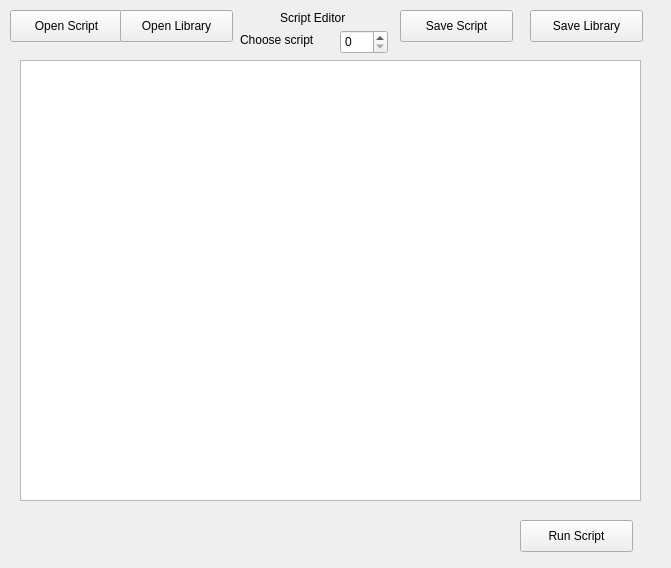
<?xml version="1.0" encoding="UTF-8"?>
<ui version="4.0">
 <class>ScriptEditor</class>
 <widget class="QWidget" name="ScriptEditor">
  <property name="geometry">
   <rect>
    <x>0</x>
    <y>0</y>
    <width>671</width>
    <height>568</height>
   </rect>
  </property>
  <property name="windowTitle">
   <string>Form</string>
  </property>
  <widget class="QPushButton" name="Button_RunScript">
   <property name="geometry">
    <rect>
     <x>520</x>
     <y>520</y>
     <width>113</width>
     <height>32</height>
    </rect>
   </property>
   <property name="text">
    <string>Run Script</string>
   </property>
  </widget>
  <widget class="QTextEdit" name="textEdit">
   <property name="geometry">
    <rect>
     <x>20</x>
     <y>60</y>
     <width>621</width>
     <height>441</height>
    </rect>
   </property>
  </widget>
  <widget class="QLabel" name="label">
   <property name="geometry">
    <rect>
     <x>280</x>
     <y>10</y>
     <width>101</width>
     <height>16</height>
    </rect>
   </property>
   <property name="text">
    <string>Script Editor</string>
   </property>
  </widget>
  <widget class="QSpinBox" name="spinBox_chooseScript">
   <property name="geometry">
    <rect>
     <x>340</x>
     <y>30</y>
     <width>48</width>
     <height>24</height>
    </rect>
   </property>
  </widget>
  <widget class="QLabel" name="label_2">
   <property name="geometry">
    <rect>
     <x>240</x>
     <y>30</y>
     <width>91</width>
     <height>20</height>
    </rect>
   </property>
   <property name="text">
    <string>Choose script</string>
   </property>
  </widget>
  <widget class="QPushButton" name="Button_OpenScript">
   <property name="geometry">
    <rect>
     <x>10</x>
     <y>10</y>
     <width>113</width>
     <height>32</height>
    </rect>
   </property>
   <property name="text">
    <string>Open Script</string>
   </property>
  </widget>
  <widget class="QPushButton" name="Button_OpenLibrary">
   <property name="geometry">
    <rect>
     <x>120</x>
     <y>10</y>
     <width>113</width>
     <height>32</height>
    </rect>
   </property>
   <property name="text">
    <string>Open Library</string>
   </property>
  </widget>
  <widget class="QPushButton" name="Button_SaveScript">
   <property name="geometry">
    <rect>
     <x>400</x>
     <y>10</y>
     <width>113</width>
     <height>32</height>
    </rect>
   </property>
   <property name="text">
    <string>Save Script</string>
   </property>
  </widget>
  <widget class="QPushButton" name="Button_SaveLibrary">
   <property name="geometry">
    <rect>
     <x>530</x>
     <y>10</y>
     <width>113</width>
     <height>32</height>
    </rect>
   </property>
   <property name="text">
    <string>Save Library</string>
   </property>
  </widget>
 </widget>
 <resources/>
 <connections/>
</ui>
